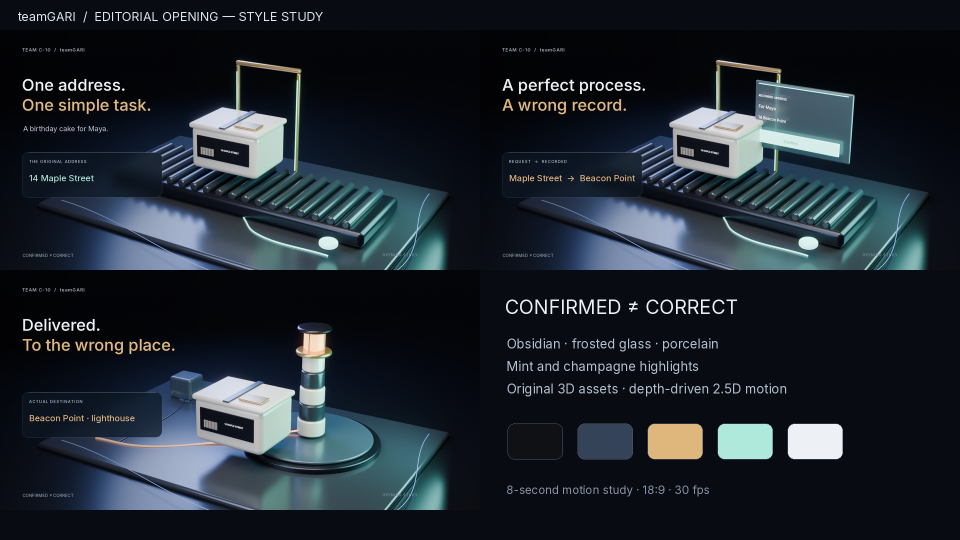
#> input picture production/editorial-opening/review/style-board.jpg, 1920 x 1080 px, given in place of cake.png, which was not available (shown at 1/2 size)
$ python full-composite.py
#> lines starting #> are read from the running program, lines starting #| are printed output that depends on the picture
"""The complete 35-second birthday-cake analogy, with authored 3D layer motion.
Native assets: 1920x960 Cycles renders. Composite: 30 fps, output: 3840x1920.
"""
from pathlib import Path
import os,subprocess,math,json,wave
import numpy as np
import cv2
from PIL import Image,ImageDraw,ImageFont,ImageFilter
BASE=Path(__file__).parent;ROOT=Path(os.environ.get('EDITORIAL_WORK',str(BASE/'build')));WORK=ROOT/'full';W,H=1920,960
FONT=BASE/'assets/Inter.ttf';OIDN=os.environ.get('OIDN',str(ROOT/'oidn-2.5.1.x86_64.linux/bin/oidnDenoise'))

# [5 lines left out: function font, not called in this run]

def ease(x):x=max(0,min(1,x));return x*x*(3-2*x)
def pfmwrite(path,arr):
 with open(path,'wb') as f:f.write(f'PF\n{arr.shape[1]} {arr.shape[0]}\n-1.0\n'.encode());np.flipud(arr).astype('<f4').tofile(f)
def pfmread(path):
 with open(path,'rb') as f:
  assert f.readline().strip()==b'PF';w,h=map(int,f.readline().split());scale=float(f.readline());return np.flipud(np.frombuffer(f.read(),dtype='<f4' if scale<0 else '>f4').reshape(h,w,3))
def clean(name,folder=WORK):
#> called with name = 'cake'
 raw=folder/f'{name}.png';out=folder/f'{name}-clean.png'
 if out.exists() and out.stat().st_mtime>=raw.stat().st_mtime:return np.array(Image.open(out).convert('RGBA'))
 im=Image.open(raw).convert('RGBA');arr=np.array(im);a=arr[:,:,3].copy()
#> after `a = arr[:, :, 3].copy()`: a: shape (1080, 1920); every value is 255
 pfmwrite(WORK/'denoise-in.pfm',arr[:,:,:3].astype(np.float32)/255)
#> in pfmwrite, `np.flipud(arr).astype('<f4').tofile(f)`:
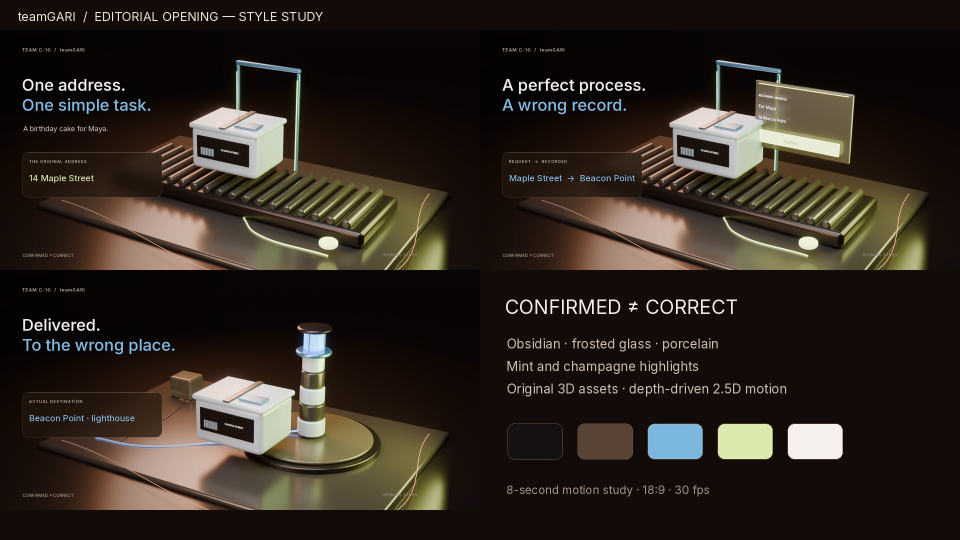
#> arr: shape (1080, 1920, 3) float32 (shown at 1/2 size); mean of channels 0, 1, 2 0.124, 0.153, 0.184; drawn as B, G, R
 subprocess.run([OIDN,'--ldr',str(WORK/'denoise-in.pfm'),'--srgb','--threads','2','-o',str(WORK/'denoise-out.pfm')],stdout=subprocess.DEVNULL,check=True)
#> (this line was passed over: subprocess is not available in this run)
 rgb=np.uint8(np.clip(pfmread(WORK/'denoise-out.pfm')*255,0,255));rgba=np.dstack([rgb,a]);Image.fromarray(rgba).save(out);return rgba

def track(d,pos,word,size=17,color='#a9b7c5',spacing=2.4):
 x,y=pos;f=font(size,500)
 for c in word:d.text((x,y),c,font=f,fill=color);x+=d.textlength(c,font=f)+spacing

# [15 lines left out: functions glass, heading, not called in this run]

ASSETS={}
for name in ['cake','packing-background','packing-lid','journey-background','journey-van','party']:
#> (the run stopped early here; a loop or call above may not have finished)

$ run again, on production/editorial-opening/review/confirmation.png
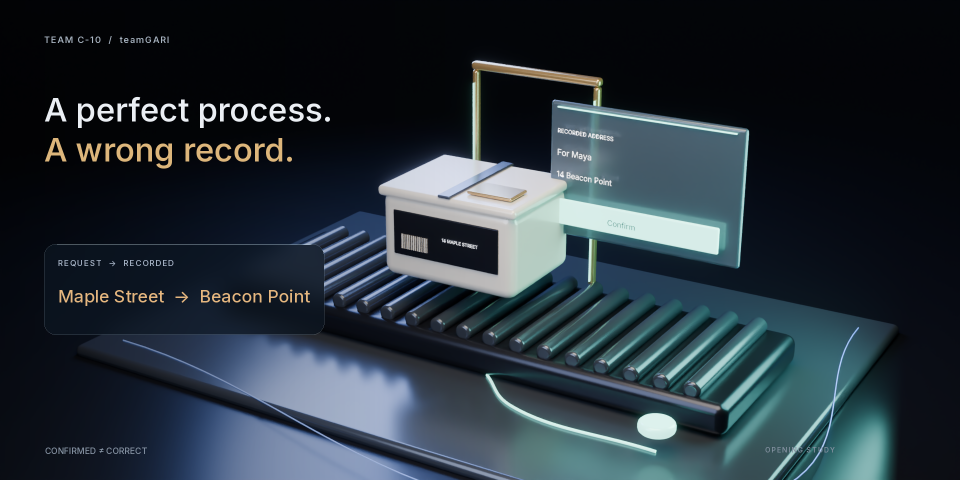
#> input picture production/editorial-opening/review/confirmation.png, 1920 x 960 px, given in place of cake.png, which was not available (shown at 1/2 size)
#> a: shape (960, 1920); every value is 255
#> in pfmwrite, `np.flipud(arr).astype('<f4').tofile(f)`:
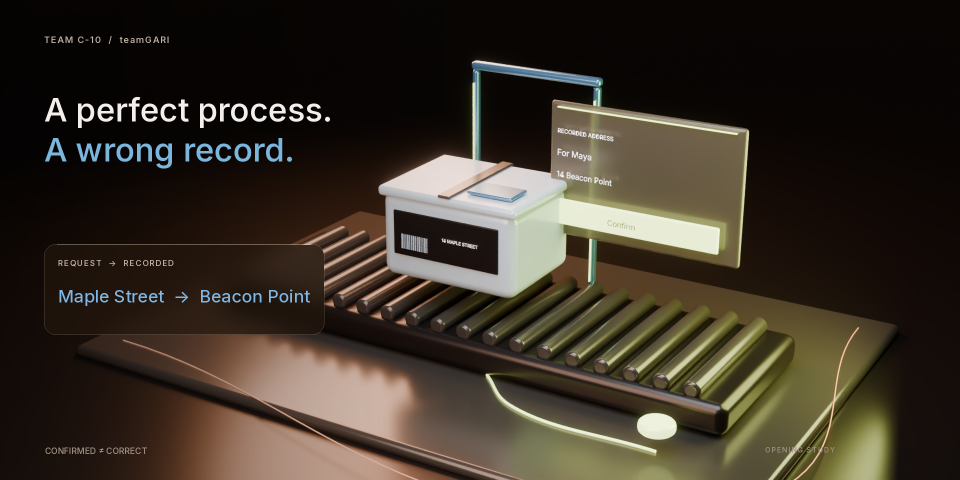
#> arr: shape (960, 1920, 3) float32 (shown at 1/2 size); mean of channels 0, 1, 2 0.153, 0.195, 0.227; drawn as B, G, R
